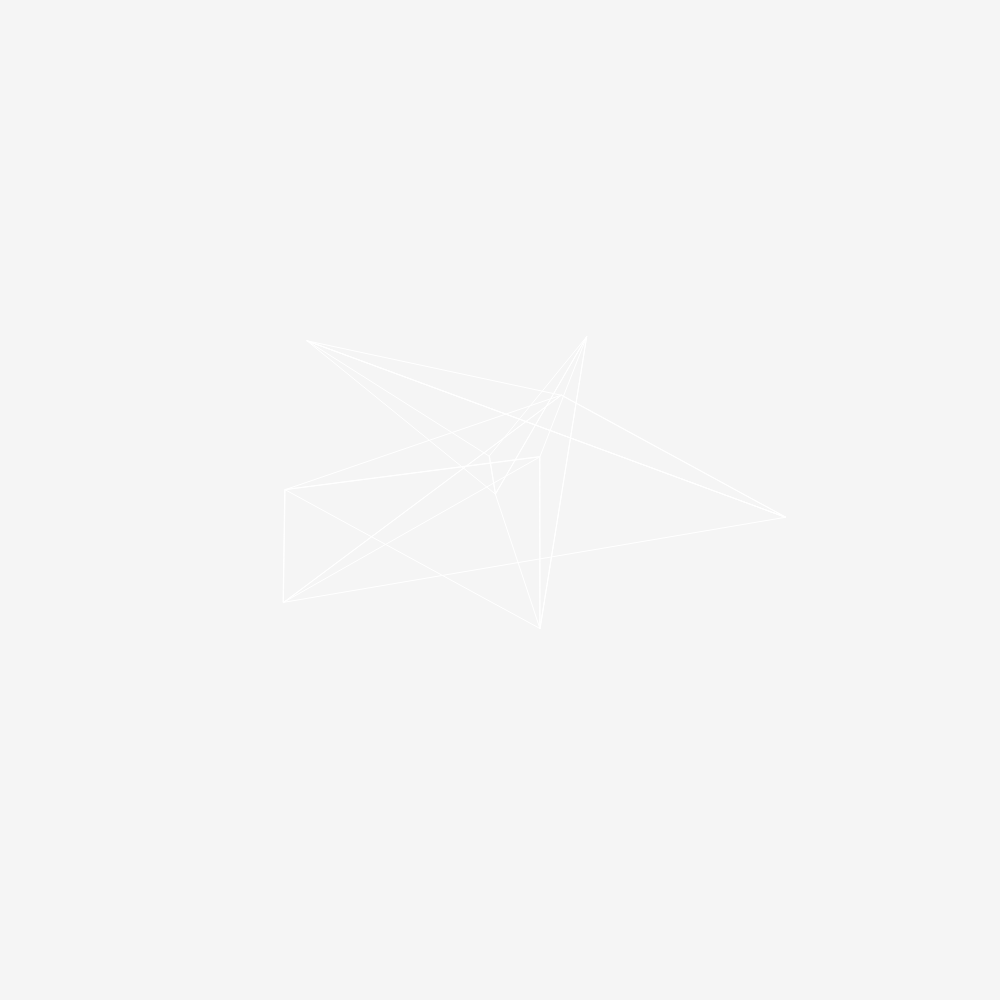
Frame 1 (no input)
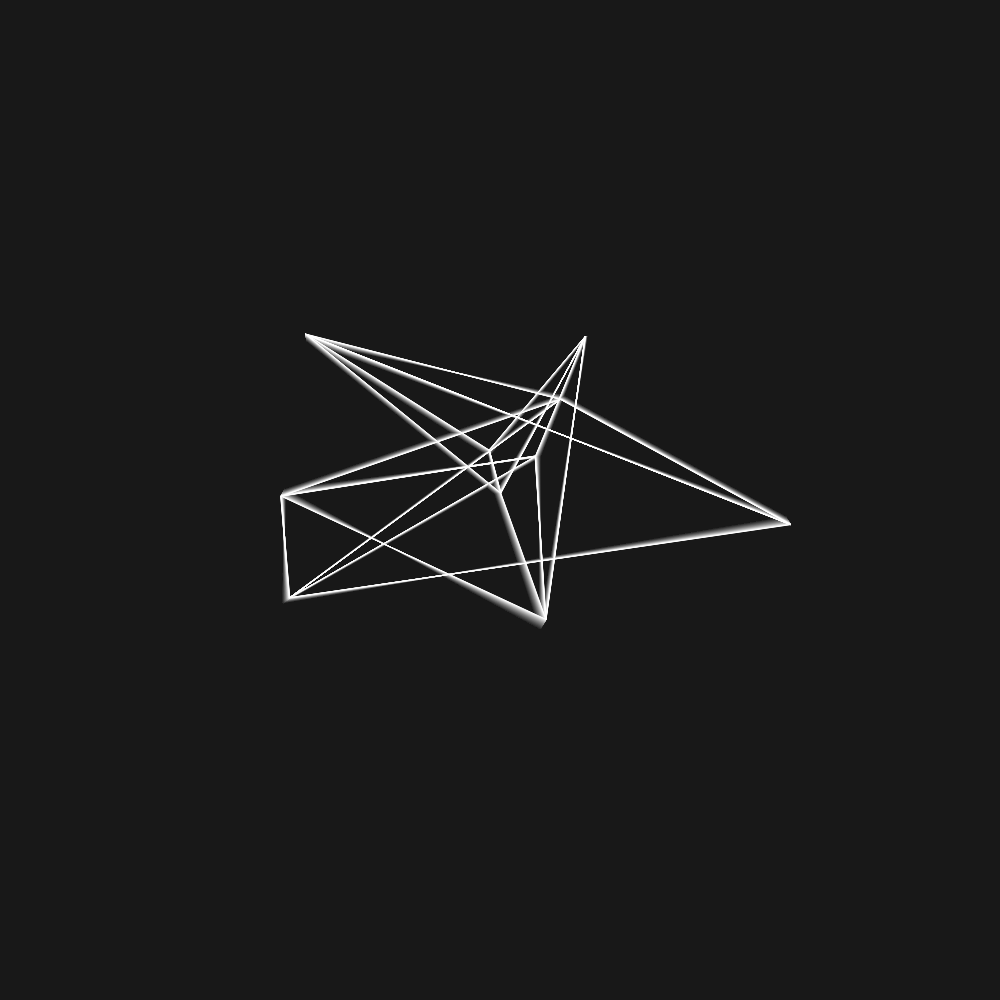
Frame 60 (no input)
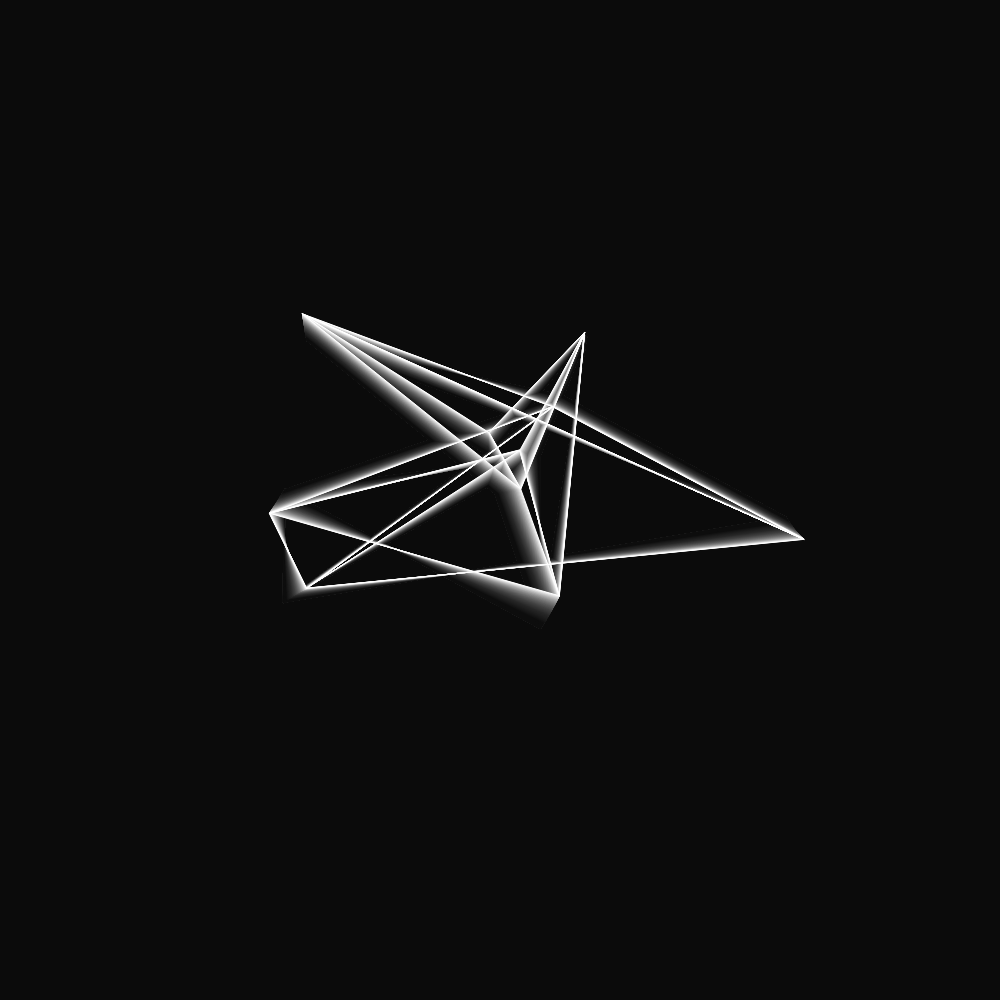
Frame 120 (the mouse pressed at the canvas centre since frame 60)

The p5.js sketch that drew these frames (run headless with seeded random() and noise() and a simulated clock; from frame 60 on, the mouse is pressed at the canvas centre):

// p5.js sketch
// ── sketch.js
// p5.js Testing: for experimentation in p5.js

// Canvas
let canvas;
let backgroundColor = 0;

// Noise
let speed = 0;
let speedChange = 0.000005;
let xOffset = [];
let yOffset = [];

// Point properties
let x = [];
let y = [];

let pointNum = 10;

// Settings
let fill = false;

function setup() {
    canvas = createCanvas(windowHeight, windowHeight);
    canvas.position(windowWidth / 2 - windowHeight / 2, 0);
    frameRate(120);
    
    for (let i = 0; i < pointNum; i++) {
        xOffset.push(random(100));
        yOffset.push(random(100));
    }
}

function draw() {
    background(backgroundColor, 10);
    
    if (!fill) noFill();
    stroke(255, 255);
    strokeWeight(1);
    
    beginShape(TRIANGLE_STRIP);
    
    for (let i = 0; i < pointNum; i++) {
        xOffset[i] += speed;
        yOffset[i] += speed;
        
        x[i] = noise(xOffset[i]) * width;
        y[i] = noise(yOffset[i]) * height;
        
        curveVertex(x[i], y[i]);
    }
    
    endShape(CLOSE);
    speed += speedChange;
}

function keyPressed() {
    if (keyCode == UP_ARROW) {
        pointNum++;
        xOffset.push(random(100));
        yOffset.push(random(100));
    } else if (keyCode == DOWN_ARROW) {
        pointNum--;
        xOffset.pop();
        yOffset.pop();
    }
}
